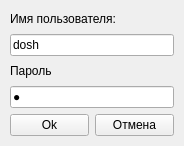
<?xml version="1.0" encoding="UTF-8"?>
<ui version="4.0">
 <class>ChangeUserDialog</class>
 <widget class="QWidget" name="ChangeUserDialog">
  <property name="geometry">
   <rect>
    <x>0</x>
    <y>0</y>
    <width>184</width>
    <height>146</height>
   </rect>
  </property>
  <property name="windowTitle">
   <string>Сменить пользователя</string>
  </property>
  <layout class="QGridLayout" name="gridLayout">
   <property name="margin">
    <number>1</number>
   </property>
   <property name="spacing">
    <number>1</number>
   </property>
   <item row="0" column="0">
    <widget class="QStackedWidget" name="stackedWidget">
     <property name="maximumSize">
      <size>
       <width>182</width>
       <height>144</height>
      </size>
     </property>
     <property name="currentIndex">
      <number>0</number>
     </property>
     <widget class="QWidget" name="page">
      <layout class="QGridLayout" name="gridLayout_2">
       <item row="0" column="0">
        <layout class="QVBoxLayout" name="verticalLayout_2">
         <item>
          <widget class="QLabel" name="labelUserName">
           <property name="text">
            <string>Имя пользователя:</string>
           </property>
          </widget>
         </item>
         <item>
          <widget class="QLineEdit" name="lineEditLogin">
           <property name="text">
            <string>dosh</string>
           </property>
          </widget>
         </item>
        </layout>
       </item>
       <item row="1" column="0">
        <layout class="QVBoxLayout" name="verticalLayout">
         <item>
          <widget class="QLabel" name="labelPassword">
           <property name="text">
            <string>Пароль</string>
           </property>
          </widget>
         </item>
         <item>
          <widget class="QLineEdit" name="lineEditPassword">
           <property name="text">
            <string>1</string>
           </property>
           <property name="echoMode">
            <enum>QLineEdit::Password</enum>
           </property>
          </widget>
         </item>
        </layout>
       </item>
       <item row="2" column="0">
        <layout class="QHBoxLayout" name="horizontalLayout">
         <item>
          <widget class="QPushButton" name="pushButtonOk">
           <property name="text">
            <string>Ok</string>
           </property>
          </widget>
         </item>
         <item>
          <spacer name="horizontalSpacer">
           <property name="orientation">
            <enum>Qt::Horizontal</enum>
           </property>
           <property name="sizeHint" stdset="0">
            <size>
             <width>40</width>
             <height>20</height>
            </size>
           </property>
          </spacer>
         </item>
         <item>
          <widget class="QPushButton" name="pushButtonCancel">
           <property name="text">
            <string>Отмена</string>
           </property>
          </widget>
         </item>
        </layout>
       </item>
      </layout>
     </widget>
     <widget class="QWidget" name="page_2">
      <layout class="QGridLayout" name="gridLayout_3">
       <item row="0" column="0">
        <spacer name="verticalSpacer">
         <property name="orientation">
          <enum>Qt::Vertical</enum>
         </property>
         <property name="sizeHint" stdset="0">
          <size>
           <width>20</width>
           <height>40</height>
          </size>
         </property>
        </spacer>
       </item>
       <item row="1" column="0">
        <widget class="QPushButton" name="pushButtonLogout">
         <property name="text">
          <string>Выйти</string>
         </property>
         <property name="autoDefault">
          <bool>false</bool>
         </property>
         <property name="default">
          <bool>true</bool>
         </property>
        </widget>
       </item>
      </layout>
     </widget>
    </widget>
   </item>
  </layout>
 </widget>
 <resources/>
 <connections/>
</ui>
